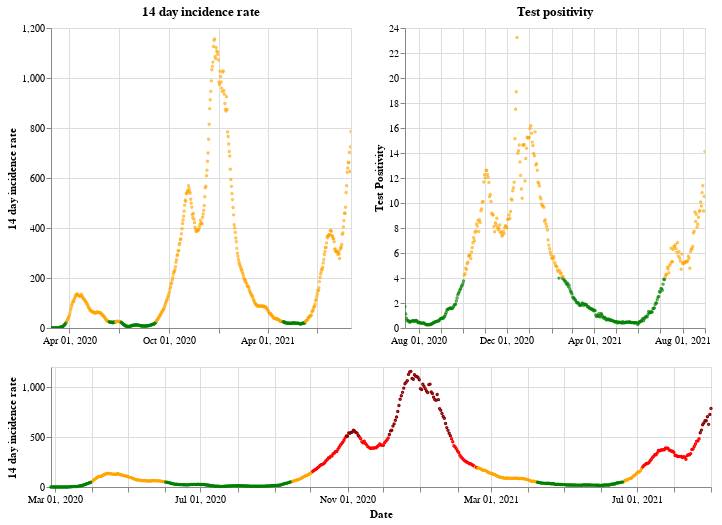

Notebook code cell kept with this figure:
### Markdown cell above
## Wales

### Code cell
plot_traffic_light('Wales')

### Figure 1 — Vega-Lite specification as saved in the notebook (floating-point values rounded to 4 significant figures; data arrays with more than 128 entries replaced by an {"elided": "..."} marker saying what was removed)
{"config": {"view": {"continuousWidth": 400, "continuousHeight": 300}}, "vconcat": [{"hconcat": [{"mark": {"type": "point", "size": 2}, "encoding": {"color": {"condition": {"value": "green", "test": "(datum.twoWeeklyCasesRate <= 25)"}, "value": "orange"}, "tooltip": [{"type": "nominal", "field": "areaName"}, {"type": "temporal", "field": "date"}, {"type": "quantitative", "field": "twoWeeklyCasesRate"}, {"type": "quantitative", "field": "testPositivity"}], "x": {"type": "temporal", "axis": {"title": ""}, "field": "date", "scale": {"domain": {"selection": "DateBrush"}}, "timeUnit": "yearmonthdate"}, "y": {"type": "quantitative", "axis": {"title": "14 day incidence rate"}, "field": "twoWeeklyCasesRate"}}, "title": "14 day incidence rate", "width": 300}, {"mark": {"type": "point", "size": 2}, "encoding": {"color": {"condition": {"value": "green", "test": "(datum.testPositivity <= 4)"}, "value": "orange"}, "tooltip": [{"type": "nominal", "field": "areaName"}, {"type": "temporal", "field": "date"}, {"type": "quantitative", "field": "twoWeeklyCasesRate"}, {"type": "quantitative", "field": "testPositivity"}], "x": {"type": "temporal", "axis": {"title": ""}, "field": "date", "scale": {"domain": {"selection": "DateBrush"}}, "timeUnit": "yearmonthdate"}, "y": {"type": "quantitative", "axis": {"title": "Test Positivity"}, "field": "testPositivity"}}, "title": "Test positivity", "width": 300}]}, {"layer": [{"mark": {"type": "point", "size": 2}, "encoding": {"color": {"condition": {"value": "orange", "test": "(((datum.testPositivity < 4) && (datum.twoWeeklyCasesRate >= 50)) && (datum.twoWeeklyCasesRate < 200))"}, "value": "red"}, "opacity": {"condition": {"value": 1, "test": "((datum.twoWeeklyCasesRate >= 50) && (datum.twoWeeklyCasesRate < 500))"}, "value": 0}, "tooltip": [{"type": "nominal", "field": "areaName"}, {"type": "temporal", "field": "date"}, {"type": "quantitative", "field": "twoWeeklyCasesRate"}, {"type": "quantitative", "field": "testPositivity"}], "x": {"type": "temporal", "axis": {"title": "Date"}, "field": "date", "timeUnit": "yearmonthdate"}, "y": {"type": "quantitative", "axis": {"title": "14 day incidence rate"}, "field": "twoWeeklyCasesRate"}}, "selection": {"DateBrush": {"type": "interval", "encodings": ["x"], "fields": ["Time"]}}}, {"mark": {"type": "point", "size": 2}, "encoding": {"color": {"value": "darkred"}, "opacity": {"condition": {"value": 1, "test": "(datum.twoWeeklyCasesRate >= 500)"}, "value": 0}, "tooltip": [{"type": "nominal", "field": "areaName"}, {"type": "temporal", "field": "date"}, {"type": "quantitative", "field": "twoWeeklyCasesRate"}, {"type": "quantitative", "field": "testPositivity"}], "x": {"type": "temporal", "axis": {"title": "Date"}, "field": "date", "timeUnit": "yearmonthdate"}, "y": {"type": "quantitative", "axis": {"title": "14 day incidence rate"}, "field": "twoWeeklyCasesRate"}}}, {"mark": {"type": "point", "size": 2}, "encoding": {"color": {"condition": {"value": "green", "test": "((datum.testPositivity < 4) && (datum.twoWeeklyCasesRate < 50))"}, "value": "orange"}, "opacity": {"condition": {"value": 1, "test": "(datum.twoWeeklyCasesRate < 50)"}, "value": 0}, "tooltip": [{"type": "nominal", "field": "areaName"}, {"type": "temporal", "field": "date"}, {"type": "quantitative", "field": "twoWeeklyCasesRate"}, {"type": "quantitative", "field": "testPositivity"}], "x": {"type": "temporal", "axis": {"title": "Date"}, "field": "date", "timeUnit": "yearmonthdate"}, "y": {"type": "quantitative", "axis": {"title": "14 day incidence rate"}, "field": "twoWeeklyCasesRate"}}}], "height": 120, "width": 660}], "data": {"name": "data-85eacf26d417b7aa04f0fd9472fd8f63"}, "$schema": "https://vega.github.io/schema/vega-lite/v4.8.1.json", "datasets": {"data-85eacf26d417b7aa04f0fd9472fd8f63": {"elided": "553 records"}}}
